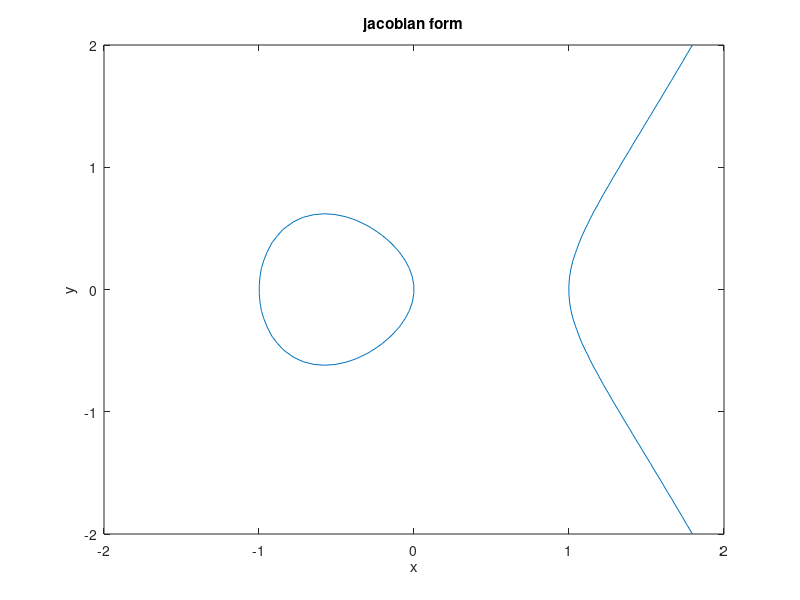

MATLAB code to generate this figure:

clear all

% %% introducing the elliptic curve example
% [x,y] = meshgrid(linspace(-2,2,250));
% contour(x,y,y.^2-x.^3+x,'LevelList',0)
% title('Y^2 = X^3-X')
% hold on
%%%%%%
% Define the elliptic curve equation
f = @(x,y) (y.^2 - x.^3 + x);

% Plot the elliptic curve
ezplot(f,[-2,2])
title('jacobian form')
% Label the axes
xlabel('x');
ylabel('y');
hold on 
%%%%%


%%%%%%

% Define the elliptic curve parameters
p = 5;

% Define a point on the curve
x1 = 2;
y1 = 3;
z1 = 1;

% Define a scalar value for multiplication
k = 3;

% Multiplication
lambda = (y1*z1*k)/(x1*z1*z1*k+z1*z1);
x3 = mod((lambda^2 - x1 - x1), p);
y3 = mod((lambda*(x1 - x3) - y1*z1*z1), p);
z3 = mod((y1*z1*k), p);
m2=[x3,y3,z3];
display(m2);
scatter(x3,y3,z3,'ro'); 
 hold on
% Squaring
lambda = (3*x1^2+1)/(2*y1*z1);
x4 = mod((lambda^2 - x1 - x1), p);
y4 = mod((lambda*(x1 - x4) - y1*z1*z1), p);
z4 = mod((y1*z1), p);
s2=[x4,y4,z4];
display(s2);
scatter(x4,y4,z4,'b*'); 
 hold on
% Inversion
x5 = mod((x1*z1^2), p);
y5 = mod((y1*z1^3), p);
z5 = mod(z1, p);
i2=[x5,y5,z5];
display(i2);
scatter(x5,y5,z5,'g+'); 
 hold off
